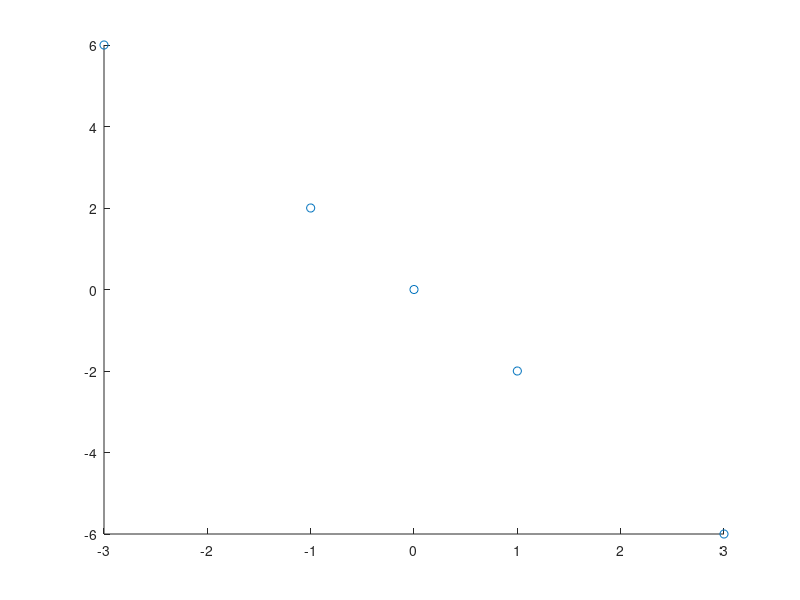

Recreate this plot in MATLAB. (Note: this script raises an error after producing the figure.)
figure;
scatter([0 -1 -3 1 3], [0 2 6 -2 -6])

load USPS.mat
reconstructed = A;

% write the sample images
sample_one = reshape(reconstructed(1,:), 16, 16);
imwrite(sample_one','./problem-2-sample-image1.jpg');
sample_two = reshape(reconstructed(1000,:), 16, 16);
imwrite(sample_two','./problem-2-sample-image2.jpg');

% d = 10
[residuals,reconstructed] = pcares(A, 10);
disp(norm(A - reconstructed));
imwrite(reshape(reconstructed(1,:), 16, 16)','./reduced_images/image_1_10.jpg');
imwrite(reshape(reconstructed(1000,:), 16, 16)','./reduced_images/image_2_10.jpg');

% d = 50
[residuals,reconstructed] = pcares(A, 50);
disp(norm(A - reconstructed));
imwrite(reshape(reconstructed(1,:), 16, 16)','./reduced_images/image_1_50.jpg');
imwrite(reshape(reconstructed(1000,:), 16, 16)','./reduced_images/image_2_50.jpg');

% d = 100
[residuals,reconstructed] = pcares(A, 100);
disp(norm(A - reconstructed));
imwrite(reshape(reconstructed(1,:), 16, 16)','./reduced_images/image_1_100.jpg');
imwrite(reshape(reconstructed(1000,:), 16, 16)','./reduced_images/image_2_100.jpg');

% d = 200
[residuals,reconstructed] = pcares(A, 200);
disp(norm(A - reconstructed));
imwrite(reshape(reconstructed(1,:), 16, 16)','./reduced_images/image_1_200.jpg');
imwrite(reshape(reconstructed(1000,:), 16, 16)','./reduced_images/image_2_200.jpg');